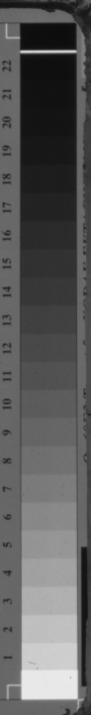
#> input picture dev/unittests/test_gs.tiff, 91 x 715 px
$ python -i segmentation.py   (imports and definitions only)   (older library calls are emulated)
#> lines starting #> are read from the running program, lines starting #| are printed output that depends on the picture; after the words box and inside, x2 and y2 are one past the last pixel; in counts of white or black regions, pixels touching at a corner belong together
import numpy as np
from skimage import filter
from scipy import ndimage
import types

def get_sectioned_image(im):
    """Sections image in proximity regions for points of interests"""

    d = ndimage.distance_transform_edt(im==0)
    k = np.array([[-1, 2, -1]])
    d2 = ndimage.convolve(d, k) + ndimage.convolve(d, k.T)
    d2 = ndimage.binary_dilation(d2 > d2.mean(), border_value=1) == 0
    labled, labels = ndimage.label(d2)

    return labled, labels


# [66 lines left out: functions get_iterative_threshold, get_p_tile_threshold, _get_context, not called in this run]


class _F_Wrapper(object):

    # [4 lines left out: function __init__, not called in this run]

    def __call__(self, arg1):

        return self.f(arg1, self.arg2)


# [42 lines left out: function get_hysteresis_segmentation, not called in this run]


def get_adaptive_threshold(im, threshold_filter=None, segments=60,
        sigma=None, *args, **kwargs):
    """Gives a 2D surface of threshold based on smoothed local measures"""

    if threshold_filter is None:
        threshold_filter = filter.threshold_otsu
    if sigma is None:
        sigma = np.sqrt(im.size)/5

    if segments is None or segments == 5:
        #HACK
        T = np.zeros(im.shape)
        T[im.shape[0]/4, im.shape[1]/4] = 1
        T[im.shape[0]/4, im.shape[1]*3/4] = 1
        T[im.shape[0]*3/4, im.shape[1]/4] = 1
        T[im.shape[0]*3/4, im.shape[1]*3/4] = 1
        T[im.shape[0]/2, im.shape[1]/2] = 1
    else:
        p = 1 - np.float(segments)/im.size
        T = (np.random.random(im.shape) > p).astype(np.uint8)


    labled, labels = get_sectioned_image(T)

    for l in range(1, labels + 1):

        if (labled==l).sum() > 1:

            T[ndimage.binary_dilation(labled == l, iterations=4)] = \
                 threshold_filter(im[labled == l], *args, **kwargs)

    return ndimage.gaussian_filter(T, sigma=sigma)

>>> import cv2
>>> picture = cv2.imread('../unittests/test_gs.tiff', cv2.IMREAD_GRAYSCALE)
#> picture is the input picture: shape (715, 91); min 11, max 234, mean 91.4
>>> result = get_adaptive_threshold(picture)
#> in get_sectioned_image, `d2 = ndimage.convolve(d, k) + ndimage.convolve(d, k.T)`:
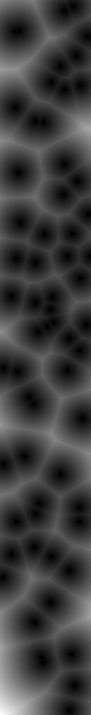
#> d: shape (715, 91) float64; min 0, max 66.84, mean 16.2; drawn with min black and max white
#> in get_sectioned_image, `labled, labels = ndimage.label(d2)`:
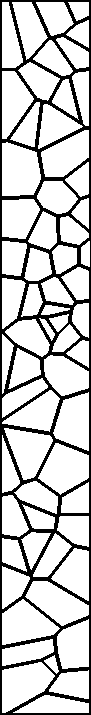
#> d2: shape (715, 91) bool; 78.4% white; 1 black region, box (x1, y1, x2, y2) and area: (0, 0, 91, 715) 14068
#> in get_adaptive_threshold, `labled, labels = get_sectioned_image(T)`:
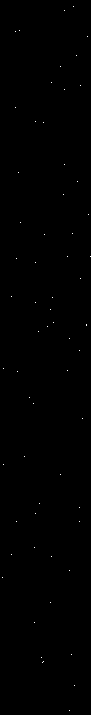
#> T: shape (715, 91); values 0 (black) and 1 (white), 0.1% white in thin lines or dots
#> after the loop in get_adaptive_threshold, `for l in range(1, labels + 1):`:
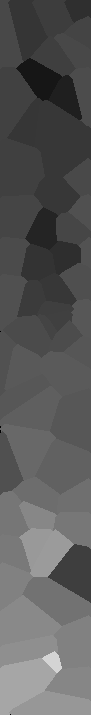
#> T: shape (715, 91); min 0, max 212, mean 89.4
#> in get_adaptive_threshold, `return ndimage.gaussian_filter(T, sigma=sigma)`:
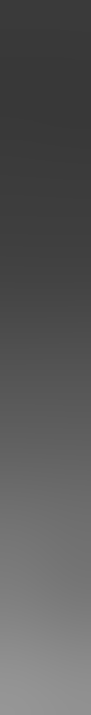
#> returned value: shape (715, 91); min 56, max 150, mean 88.4
